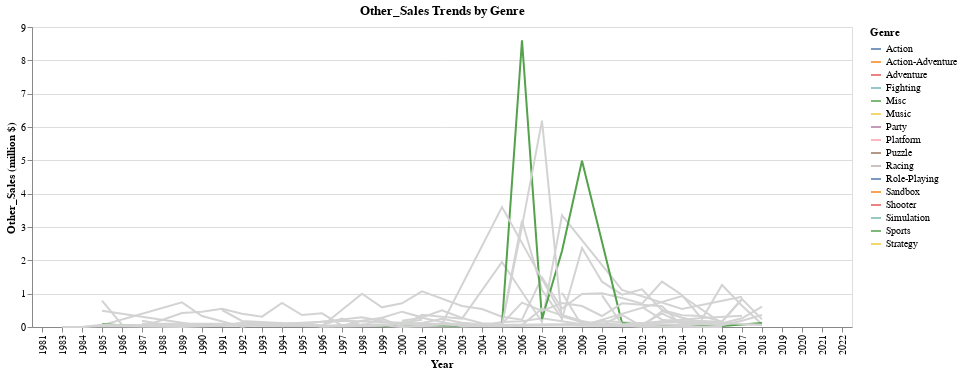

The notebook cell this image was saved under:
### Code cell
orderr = df.groupby(['Genre'])['Other_Sales'].sum().sort_values(ascending=False).to_frame().index.tolist()

line = alt.Chart(Nintendo_df, title="Other_Sales Trends by Genre").transform_aggregate(
    Other_Sales='sum(Other_Sales)',
    groupby=['Year','Genre']
).mark_line().encode(
    x = alt.X('Year:N'),
    y = alt.Y('Other_Sales:Q', title='Other_Sales (million $)'),
    color = alt.Color('Genre:N', title='Genre', sort=orderr)
)

Other_line = line.encode(
    tooltip=['Year:N','Genre:N','Other_Sales:Q']
)




selectGenre=alt.selection_single(
    fields=['Genre'],
    init={"Genre":orderr[0]},
    bind=alt.binding_select(options=orderr,name="Select Genres:  ")
)

colorCondition = alt.condition(selectGenre,alt.Color("Genre:N"),alt.value('lightgray'))

Other_final = Other_line.add_selection(
    selectGenre
).encode(
    color=colorCondition
)

Other_final

### Figure 1 — Vega-Lite specification as saved in the notebook (floating-point values rounded to 4 significant figures; data arrays with more than 128 entries replaced by an {"elided": "..."} marker saying what was removed)
{"config": {"view": {"continuousWidth": 400, "continuousHeight": 300}}, "data": {"name": "data-29f84a0e3420e28588728a102ca42ad6"}, "mark": "line", "encoding": {"color": {"condition": {"field": "Genre", "type": "nominal", "selection": "selector008"}, "value": "lightgray"}, "tooltip": [{"field": "Year", "type": "nominal"}, {"field": "Genre", "type": "nominal"}, {"field": "Other_Sales", "type": "quantitative"}], "x": {"field": "Year", "type": "nominal"}, "y": {"field": "Other_Sales", "title": "Other_Sales (million $)", "type": "quantitative"}}, "selection": {"selector008": {"type": "single", "fields": ["Genre"], "init": {"Genre": "Sports"}, "bind": {"input": "select", "options": ["Sports", "Action", "Shooter", "Racing", "Misc", "Role-Playing", "Platform", "Fighting", "Adventure", "Simulation", "Action-Adventure", "Puzzle", "Strategy", "Music", "Party", "MMO", "Sandbox", "Education", "Board Game"], "name": "Select Genres:  "}}}, "title": "Other_Sales Trends by Genre", "transform": [{"aggregate": [{"op": "sum", "field": "Other_Sales", "as": "Other_Sales"}], "groupby": ["Year", "Genre"]}], "$schema": "https://vega.github.io/schema/vega-lite/v4.17.0.json", "datasets": {"data-29f84a0e3420e28588728a102ca42ad6": {"elided": "532 records"}}}
